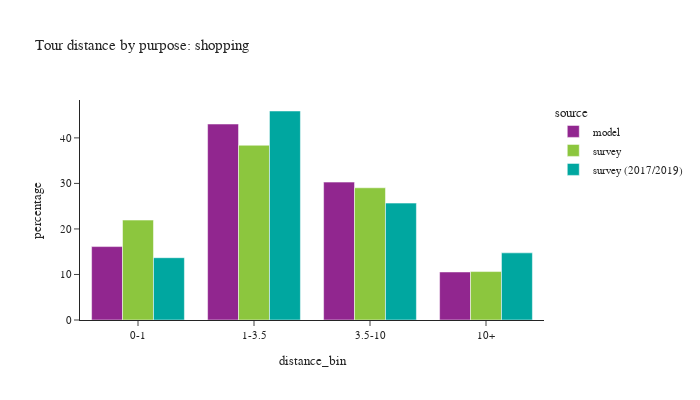

Notebook source saved alongside this figure:
### Code cell
plot_bins(tour, tour['pdpurp'] == 5, 'shopping')

### Figure 1 — Plotly figure (JSON) as saved in the notebook; plotly's stock layout.template omitted (floating-point values rounded to 4 significant figures)
{"data": [{"alignmentgroup": "True", "customdata": [[114831], [306517], [215696], [75133]], "hovertemplate": "source=model<br>distance_bin=%{x}<br>percentage=%{y}<br>sample count=%{customdata[0]}<extra></extra>", "legendgroup": "model", "marker": {"color": "#91268F", "pattern": {"shape": ""}}, "name": "model", "offsetgroup": "model", "orientation": "v", "showlegend": true, "textposition": "auto", "type": "bar", "x": ["0-1", "1-3.5", "3.5-10", "10+"], "xaxis": "x", "y": [16.12, 43.04, 30.29, 10.55], "yaxis": "y"}, {"alignmentgroup": "True", "customdata": [[455], [518], [392], [118]], "hovertemplate": "source=survey<br>distance_bin=%{x}<br>percentage=%{y}<br>sample count=%{customdata[0]}<extra></extra>", "legendgroup": "survey", "marker": {"color": "#8CC63E", "pattern": {"shape": ""}}, "name": "survey", "offsetgroup": "survey", "orientation": "v", "showlegend": true, "textposition": "auto", "type": "bar", "x": ["0-1", "1-3.5", "3.5-10", "10+"], "xaxis": "x", "y": [21.95, 38.38, 29.04, 10.64], "yaxis": "y"}, {"alignmentgroup": "True", "customdata": [[920], [905], [521], [148]], "hovertemplate": "source=survey (2017/2019)<br>distance_bin=%{x}<br>percentage=%{y}<br>sample count=%{customdata[0]}<extra></extra>", "legendgroup": "survey (2017/2019)", "marker": {"color": "#00A7A0", "pattern": {"shape": ""}}, "name": "survey (2017/2019)", "offsetgroup": "survey (2017/2019)", "orientation": "v", "showlegend": true, "textposition": "auto", "type": "bar", "x": ["0-1", "1-3.5", "3.5-10", "10+"], "xaxis": "x", "y": [13.68, 45.9, 25.67, 14.75], "yaxis": "y"}], "layout": {"barmode": "group", "font": {"size": 11}, "height": 400, "legend": {"title": {"text": "source"}, "tracegroupgap": 0}, "title": {"text": "Tour distance by purpose: shopping"}, "width": 700, "xaxis": {"anchor": "y", "domain": [0.0, 1.0], "title": {"text": "distance_bin"}}, "yaxis": {"anchor": "x", "domain": [0.0, 1.0], "title": {"text": "percentage"}}}}
